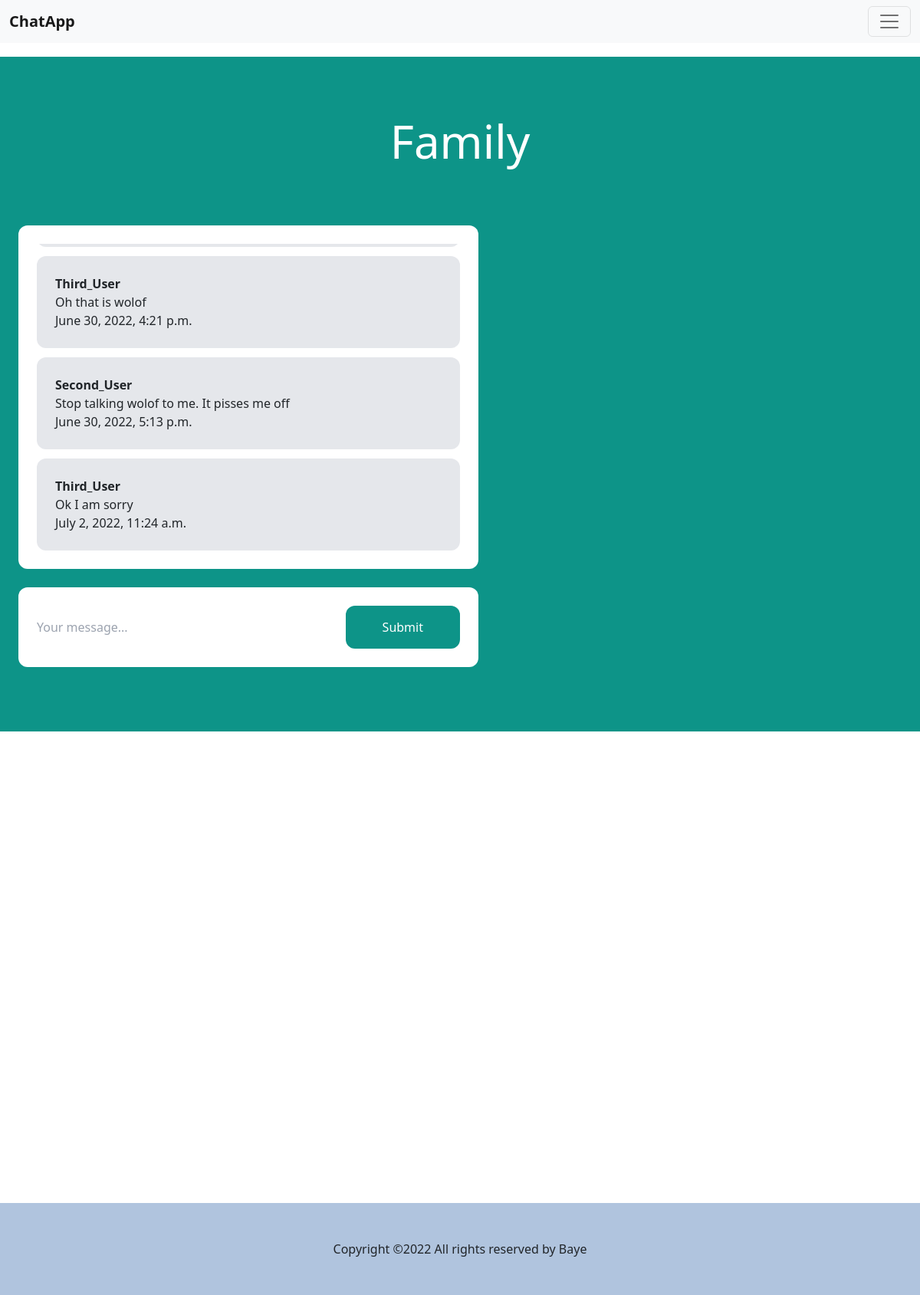
Screenshot of /spaces/family/ (signed in) with the database file from the repository.
### my_app/models.py (models this page shows)
class Space(models.Model):
    name = models.CharField(max_length=64)
    slug = models.SlugField(unique=True)

class Message(models.Model):
    space = models.ForeignKey(Space, related_name='messages', on_delete=models.CASCADE)
    user = models.ForeignKey(User, related_name='messages', on_delete=models.CASCADE)
    content = models.TextField()
    date_added = models.DateTimeField(auto_now_add=True)
    class Meta:
        ordering = ('date_added',)

### my_app/views.py (the view)
# urls.py: path('spaces/<slug:slug>/', space, name='space'),
@login_required
def space(request, slug):
    space = Space.objects.get(slug=slug)
    messages = Message.objects.filter(space=space)[0:25]
    return render(request, 'space.html', {'space': space, 'messages': messages})

### templates/space.html (shortened to what this page needs)
<!DOCTYPE html>
{% extends 'base.html' %}
{% load static %}
{% block content %}
<html lang="en">
<head>
    <script src="https://cdn.tailwindcss.com"></script>
</head>
<body>
<div class="chat-room">
<div class="p-10 lg:p-20 text-center">
    <h1 class="text-3xl lg:text-6xl text-white">{{ space.name }}</h1>
</div>
<div class="lg:w-2/4 mx-4 lg:mx-auto p-4 bg-white rounded-xl">
    <div class="chat-messages space-y-3" id="chat-messages">
        {% for message in messages %}
        <div class="p-4 bg-gray-200 rounded-xl">
                <p class="font-semibold">{{message.user.username}}</p>
               <p>{{ message.content}}</p>
                <p>{{ message.date_added}}</p>
        </div>
        {% endfor %}
    </div>
</div>
<div class="lg:w-2/4 mt-6 mx-4 lg:mx-auto p-4 bg-white rounded-xl">
    <form method="post" action="." class="flex">
        <input type="text" name="content" class="flex-1 mr-3" placeholder="Your message..." id="chat-message-input">
        <button class="px-5 py-3 rounded-xl text-white bg-teal-600 hover:bg-teal-700"
            id="chat-message-submit">
            Submit
        </button>
    </form>
</div>
</div>
{% endblock %}

### templates/base.html (shortened to what this page needs)
<!DOCTYPE html>
{% load static %}
<html lang="en">
<head>
    <link href="{% static 'index.css' %}" rel="stylesheet">
    <link href="https://cdn.jsdelivr.net/npm/bootstrap@5.2.0-beta1/dist/css/bootstrap.min.css" rel="stylesheet"
>
</head>
<body>
<nav class="navbar bg-light fixed-top">
  <div class="container-fluid">
    <a class="navbar-brand" href="#">ChatApp</a>
    <button class="navbar-toggler" type="button" data-bs-toggle="offcanvas" data-bs-target="#offcanvasNavbar" aria-controls="offcanvasNavbar">
      <span class="navbar-toggler-icon"></span>
    </button>
  </div>
</nav>
<main>
    {% block content %}
    {% endblock %}
</main>
</body>
<footer>
    <div class="footer">
        <p>Copyright ©<script>document.write(new Date().getFullYear());</script> All rights reserved by <a href="mailto:ndaobayendiaga@gmail.com">Baye</a></p>
    </div>
</footer>
</html>

### static/index.css (style rules this page uses)
* { box-sizing: border-box; background-color : transparent; }
.navbar-brand { font-size: 1.9rem; font-weight: bold; }
.footer { display: flex; height:120px; width: 100%; align-items: center; justify-content: center; position: relative; top: 615px; background-color: #b0c4de; }
h3, h2, h1 { text-align: center; }
.chat-room { margin-top: 50px; height: 55rem; background-color: #0D9488; }
.chat-messages { height: 400px; overflow-y: auto; }

### rows the page displays
Space: name "Family"
Message: user.username "Third_User", content "Oh that is wolof", date_added "June 30, 2022, 4:21 p.m."
Message: user.username "Second_User", content "Stop talking wolof to me. It pisses me off", date_added "June 30, 2022, 5:13 p.m."
Message: user.username "Third_User", content "Ok I am sorry", date_added "July 2, 2022, 11:24 a.m."
